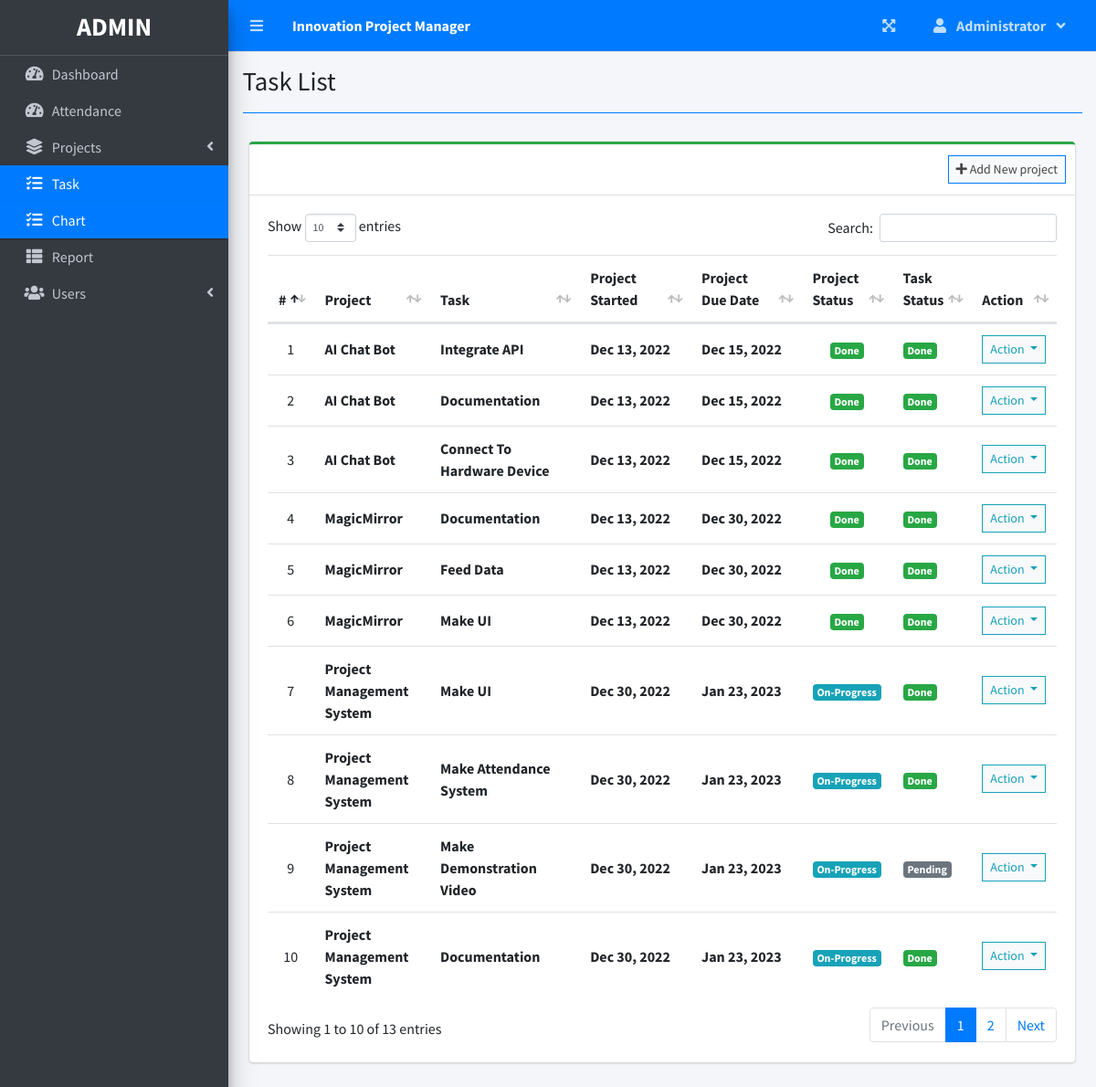
The app's page /index.php?page=task_list (signed in) with its own data.
### tables this page shows
CREATE TABLE `task_list` (
  `id` int(30) NOT NULL,
  `project_id` int(30) NOT NULL,
  `task` varchar(200) NOT NULL,
  `description` varchar(6) NOT NULL,
  `Progress` int(4) NOT NULL,
  `status` tinyint(4) NOT NULL,
  `date_created` datetime NOT NULL DEFAULT current_timestamp()
);

CREATE TABLE `project_list` (
  `id` int(30) NOT NULL,
  `name` varchar(200) NOT NULL,
  `description` text NOT NULL,
  `status` tinyint(2) NOT NULL,
  `start_date` date NOT NULL,
  `end_date` date NOT NULL,
  `manager_id` int(30) NOT NULL,
  `user_ids` text NOT NULL,
  `date_created` datetime NOT NULL DEFAULT current_timestamp(),
  `link` varchar(200) NOT NULL
);

### task_list.php (the view, shortened to what this page needs)
<?php include'db_connect.php' ?>
<div class="col-lg-12">
	<div class="card card-outline card-success">
		<div class="card-header">
			<div class="card-tools">
				<a class="btn btn-block btn-sm btn-default btn-flat border-primary" href="./index.php?page=new_project"><i class="fa fa-plus"></i> Add New project</a>
			</div>
		</div>
		<div class="card-body">
			<table class="table tabe-hover table-condensed" id="list">
				<colgroup>
					<col width="5%">
					<col width="15%">
					<col width="20%">
					<col width="15%">
					<col width="15%">
					<col width="10%">
					<col width="10%">
					<col width="10%">
				</colgroup>
				<thead>
					<tr>
						<th class="text-center">#</th>
						<th>Project</th>
						<th>Task</th>
						<th>Project Started</th>
						<th>Project Due Date</th>
						<th>Project Status</th>
						<th>Task Status</th>
						<th>Action</th>
					</tr>
				</thead>
				<tbody>
					<?php
					$i = 1;
					$where = "";
					$stat = array("Pending","Started","On-Progress","On-Hold","Over Due","Done");
					$qry = $conn->query("SELECT t.*,p.name as pname,p.start_date,p.status as pstatus, p.end_date,p.id as pid FROM task_list t inner join project_list p on p.id = t.project_id $where order by p.name asc");
					while($row= $qry->fetch_assoc()):
		                $cprog = $conn->query("SELECT * FROM task_list where project_id = {$row['pid']} and status = 3")->num_rows;
		                $prod = $conn->query("SELECT * FROM user_productivity where project_id = {$row['pid']}")->num_rows;
		                if($row['pstatus'] == 0 && strtotime(date('Y-m-d')) >= strtotime($row['start_date'])):
		                if($prod  > 0  || $cprog > 0)
		                  $row['pstatus'] = 2;
		                else
		                  $row['pstatus'] = 1;
		                elseif($row['pstatus'] == 0 && strtotime(date('Y-m-d')) > strtotime($row['end_date'])):
		                $row['pstatus'] = 4;
		                endif;
					?>
					<tr>
						<td class="text-center"><?php echo $i++ ?></td>
						<td>
							<p><b><?php echo ucwords($row['pname']) ?></b></p>
						</td>
						<td>
							<p><b><?php echo ucwords($row['task']) ?></b></p>
						</td>
						<td><b><?php echo date("M d, Y",strtotime($row['start_date'])) ?></b></td>
						<td><b><?php echo date("M d, Y",strtotime($row['end_date'])) ?></b></td>
						<td class="text-center">
							<?php
							  if($stat[$row['pstatus']] =='Pending'){
							  	echo "<span class='badge badge-secondary'>{$stat[$row['pstatus']]}</span>";
							  }elseif($stat[$row['pstatus']] =='Started'){
							  	echo "<span class='badge badge-primary'>{$stat[$row['pstatus']]}</span>";
							  }elseif($stat[$row['pstatus']] =='On-Progress'){
							  	echo "<span class='badge badge-info'>{$stat[$row['pstatus']]}</span>";
							  }elseif($stat[$row['pstatus']] =='On-Hold'){
							  	echo "<span class='badge badge-warning'>{$stat[$row['pstatus']]}</span>";
							  }elseif($stat[$row['pstatus']] =='Over Due'){
							  	echo "<span class='badge badge-danger'>{$stat[$row['pstatus']]}</span>";
							  }elseif($stat[$row['pstatus']] =='Done'){
							  	echo "<span class='badge badge-success'>{$stat[$row['pstatus']]}</span>";
							  }
							?>
						</td>
						<td>
                        	<?php
                        	if($row['status'] == 1){
						  		echo "<span class='badge badge-secondary'>Pending</span>";
                        	}elseif($row['status'] == 2){
						  		echo "<span class='badge badge-primary'>On-Progress</span>";
                        	}elseif($row['status'] == 3){
						  		echo "<span class='badge badge-success'>Done</span>";
                        	}
                        	?>
                        </td>
						<td class="text-center">
							<button type="button" class="btn btn-default btn-sm btn-flat border-info wave-effect text-info dropdown-toggle" data-toggle="dropdown" aria-expanded="true">
		                      Action
		                    </button>
						</td>
					</tr>
				<?php endwhile; ?>
				</tbody>
			</table>
		</div>
	</div>
</div>

### task_list.php (style rules this page uses)
table p { margin: unset !important; }
table td { vertical-align: middle !important }

### records on screen
task_list: project_list.name "AI Chat Bot", task "Integrate API", project_list.start_date "Dec 13, 2022", project_list.end_date "Dec 15, 2022", project_list.status "Done", status "Done"
task_list: project_list.name "AI Chat Bot", task "Documentation", project_list.start_date "Dec 13, 2022", project_list.end_date "Dec 15, 2022", project_list.status "Done", status "Done"
task_list: project_list.name "AI Chat Bot", task "Connect To Hardware Device", project_list.start_date "Dec 13, 2022", project_list.end_date "Dec 15, 2022", project_list.status "Done", status "Done"
task_list: project_list.name "MagicMirror", task "Documentation", project_list.start_date "Dec 13, 2022", project_list.end_date "Dec 30, 2022", project_list.status "Done", status "Done"
task_list: project_list.name "MagicMirror", task "Feed Data", project_list.start_date "Dec 13, 2022", project_list.end_date "Dec 30, 2022", project_list.status "Done", status "Done"
task_list: project_list.name "MagicMirror", task "Make UI", project_list.start_date "Dec 13, 2022", project_list.end_date "Dec 30, 2022", project_list.status "Done", status "Done"
task_list: project_list.name "Project Management System", task "Make UI", project_list.start_date "Dec 30, 2022", project_list.end_date "Jan 23, 2023", pstatus "On-Progress", status "Done"
task_list: project_list.name "Project Management System", task "Make Attendance System", project_list.start_date "Dec 30, 2022", project_list.end_date "Jan 23, 2023", pstatus "On-Progress", status "Done"
task_list: project_list.name "Project Management System", task "Make Demonstration Video", project_list.start_date "Dec 30, 2022", project_list.end_date "Jan 23, 2023", pstatus "On-Progress", status "Pending"
task_list: project_list.name "Project Management System", task "Documentation", project_list.start_date "Dec 30, 2022", project_list.end_date "Jan 23, 2023", pstatus "On-Progress", status "Done"

### other values on screen
$_SESSION['login_firstname'] "Administrator"
$title "Task List"
